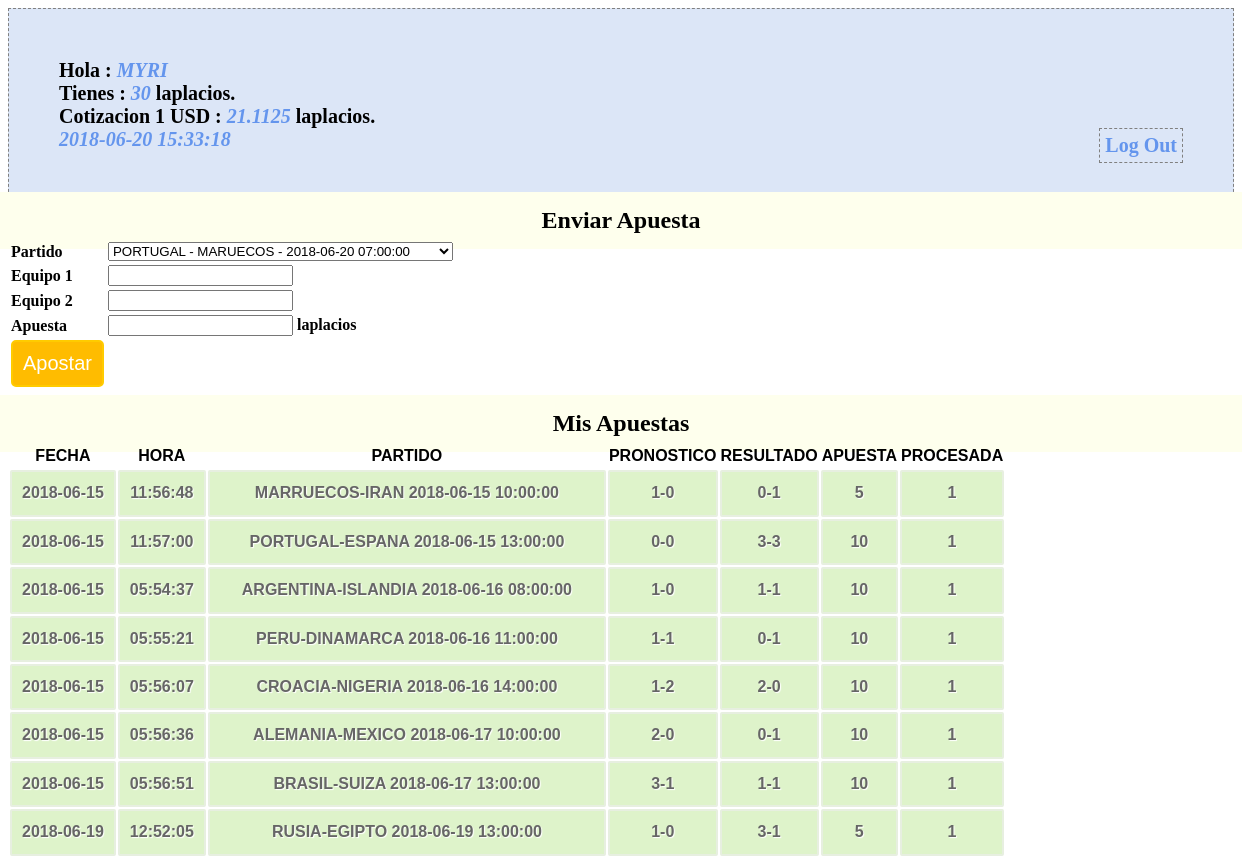
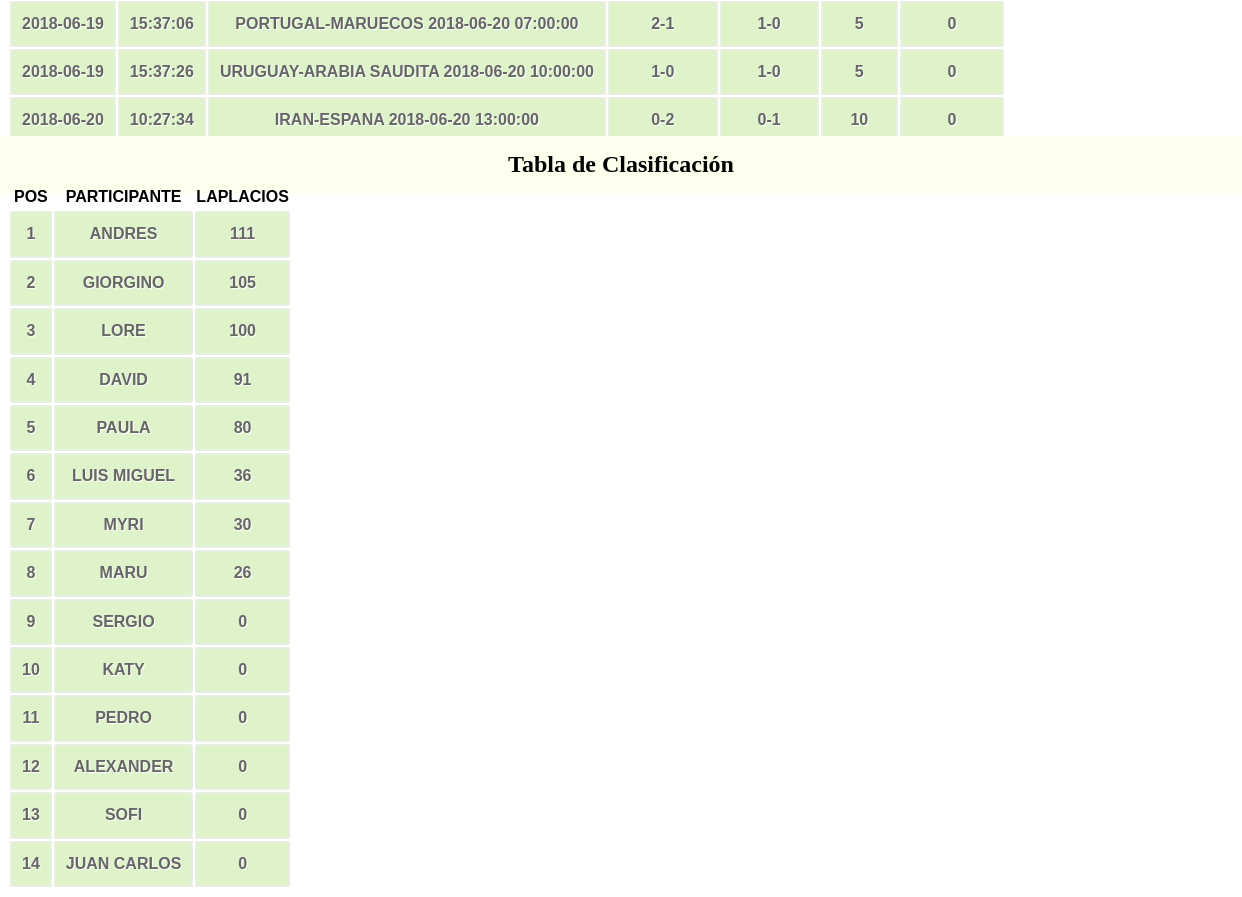
Screenshot of /profile.php (signed in) with the database file from the repository (2 pictures, top to bottom).
### tables this page shows
CREATE TABLE `participantes` (
  `id_participante` bigint(20) unsigned NOT NULL AUTO_INCREMENT COMMENT 'id participante',
  `nombre` varchar(60) NOT NULL COMMENT 'nombre participante',
  `saldo` int(11) NOT NULL COMMENT 'valor del saldo',
  `passwd` varchar(10) NOT NULL,
  PRIMARY KEY (`id_participante`),
  UNIQUE KEY `id_participante` (`id_participante`)
);

CREATE TABLE `banco_central_laplacio` (
  `total_laplacios` int(11) NOT NULL,
  `total_dolares` int(11) NOT NULL,
  `reserva` int(11) NOT NULL,
  `impresos` int(11) NOT NULL,
  `cotizacion` float NOT NULL
);

CREATE TABLE `apuestas` (
  `id_apuesta` bigint(20) unsigned NOT NULL AUTO_INCREMENT,
  `id_participante` bigint(20) NOT NULL,
  `id_partido` bigint(20) NOT NULL,
  `apuesta_equipo_1` int(11) NOT NULL,
  `apuesta_equipo_2` int(11) NOT NULL,
  `apuesta_valor` int(11) NOT NULL,
  `apuesta_fecha` date NOT NULL,
  `apuesta_hora` time NOT NULL,
  `procesada` tinyint(1) DEFAULT NULL,
  PRIMARY KEY (`id_apuesta`),
  UNIQUE KEY `id_apuesta` (`id_apuesta`)
);

CREATE TABLE `partidos` (
  `id_partido` bigint(20) unsigned NOT NULL AUTO_INCREMENT,
  `equipo_1` varchar(50) NOT NULL,
  `equipo_2` varchar(50) NOT NULL,
  `fecha` date NOT NULL,
  `hora` time NOT NULL,
  `resultado_equipo_1` int(11) DEFAULT NULL,
  `resultado_equipo_2` int(11) DEFAULT NULL,
  `revisado` tinyint(1) DEFAULT NULL,
  PRIMARY KEY (`id_partido`),
  UNIQUE KEY `id_partido` (`id_partido`)
);

### conn.php (called while the page is built, shortened)
<?php
$connection = mysql_connect("localhost", "laplacios2018", "");
$user_check=$_SESSION['login_user'];
$ses_sql=mysql_query("select id_participante,nombre,saldo from participantes where nombre='$user_check'", $connection);
$row = mysql_fetch_assoc($ses_sql);
$login_session =$row['nombre'];
$login_id = $row['id_participante'];
$login_saldo = $row['saldo'];
?>

### session.php (called while the page is built, shortened)
<?php
require_once('conn.php');
$current_date = date('Y-m-d');
$current_time = date('H:i:s');
$games_query=mysql_query("SELECT DISTINCT id_partido,equipo_1,equipo_2,fecha,hora FROM partidos WHERE fecha >= '$current_date' AND revisado='0'",$connection);
$bets_query=mysql_query("select * from apuestas where id_participante='$login_id'");
$leader_query= mysql_query("select nombre,saldo from participantes order by saldo desc");
$total_banco_prev_query = mysql_query("SELECT * FROM banco_central_laplacio WHERE 1");
$total_banco_prev_row = mysql_fetch_array($total_banco_prev_query);
?>

### profile.php (the view, shortened to what this page needs)
<?php
include('session.php');
?>
<!DOCTYPE html>
<html>
<head>
<link href="style.css" rel="stylesheet" type="text/css">
</head>
<body>
<div id="profile">
<b id="welcome">Hola : <i><?php echo $login_session;?></i></b><br/>
<b>Tienes : <i><?php echo $login_saldo;?></i> laplacios.</b><br/>
<b>Cotizacion 1 USD : <i><?php echo $total_banco_prev_row[4];?></i> laplacios.</b><br/>
<b><i><?php echo $current_date.' '.$current_time; ?></i>
<b id="logout"><a href="logout.php">Log Out</a></b>
</div>
<div>
  <h2>Enviar Apuesta</h2>
  <form id="form" name="form" method="post" action="">
  <table>
    <tr>
      <td>Partido</td>
      <td>
        <select name="id_partido">
          <?php
          while($game = mysql_fetch_array($games_query)) {
            $partido_name = $game[1] . " - " . $game[2] . " - " . $game[3] . " " . $game[4];
            echo '<option value="'.$game[0].'">'.$partido_name.'</option>';
          }
          echo "</select>";
          ?>
      </td>
    </tr>
    <tr>
      <td>Equipo 1</td>
      <td><input id="number" min="0" step="1" type="number" name="apuesta_equipo_1" /></td>
    </tr>
    <tr>
      <td>Equipo 2</td>
      <td><input id="number" min="0" step="1" type="number" name="apuesta_equipo_2" /></td>
    </tr>
    <tr>
      <td>Apuesta</td>
      <td><input id="number" min="0" step="1" type="number" name="apuesta_valor" /> laplacios</td>
    </tr>
    <tr>
      <td><input type="submit" name="submit" id="submit" value="Apostar" /></td>
    </tr>
  </table>
  </form>
</div>
<div class="">
  <h2>Mis Apuestas</h2>
  <table class="table1">
    <thead>
      <tr>
        <th>FECHA</th>
        <th>HORA</th>
        <th>PARTIDO</th>
        <th>PRONOSTICO</th>
        <th>RESULTADO</th>
        <th>APUESTA</th>
        <th>PROCESADA</th>
      </tr>
    </thead>
    <tbody>
    <?php
      while($bet = mysql_fetch_array($bets_query)){
        $g_query = mysql_query("select * from partidos where id_partido='$bet[2]'");
        $g_row = mysql_fetch_array($g_query);
        $match = $g_row[1].'-'.$g_row[2].' '.$g_row[3].' '.$g_row[4];
        $pron = $bet[3].'-'.$bet[4];
        $resultado = $g_row[5].'-'.$g_row[6];
        echo '<tr><td>'.$bet[6].'</td>'.'<td>'.$bet[7].'</td>'.'<td>'.$match.'</td>'.'<td>'.$pron.'</td><td>'.$resultado.'</td><td>'.$bet[5].'</td><td>'.$bet[8].'</td></tr>';
      }
    ?>
    </tbody>
  </table>
</div>
<div class="">
  <h2>Tabla de Clasificación</h2>
  <table class="table1">
    <thead>
      <tr>
        <th>POS</th>
        <th>PARTICIPANTE</th>
        <th>LAPLACIOS</th>
      </tr>
    </thead>
    <tbody>
      <?php
      $indice=1;
      while ($participant = mysql_fetch_array($leader_query)){
        echo '<tr><td>'.$indice.'</td><td>'.$participant[0].'</td><td>'.$participant[1].'</td></tr>';
        $indice = $indice+1;
      }
      ?>
    </tbody>
  </table>
</div>
</body>

### style.css (style rules this page uses)
h2 { background-color:#FEFFED; text-align:center; border-radius:10px 10px 0 0; margin:-10px -40px; padding:15px }
input[type=submit] { width:100%; background-color:#FFBC00; color:#fff; border:2px solid #FFCB00; padding:10px; font-size:20px; cursor:pointer; border-radius:5px; margin-bottom:15px }
#profile { padding:50px; border:1px dashed grey; font-size:20px; background-color:#DCE6F7 }
#logout { float:right; padding:5px; border:dashed 1px gray }
a { text-decoration:none; color:#6495ed }
i { color:#6495ed }
table.table1 { font-family: "Trebuchet MS", sans-serif; font-size: 16px; font-weight: bold; line-height: 1.4em; font-style: normal; border-collapse:separate; }
.table1 tbody td { padding:10px; text-align:center; background-color:#DEF3CA; border: 2px solid #E7EFE0; -moz-border-radius:2px; -webkit-border-radius:2px; border-radius:2px; color:#666; text-shadow:1px 1px 1px #fff; }

### rows the page displays
participantes: nombre "MYRI", saldo "30"
banco_central_laplacio: cotizacion "21.1125"
apuestas: apuesta_fecha "2018-06-15", apuesta_hora "11:56:48", id_partido.hora "MARRUECOS-IRAN 2018-06-15 10:00:00", pron "1-0", id_partido.resultado_equipo_2 "0-1", apuesta_valor "5", procesada "1"
apuestas: apuesta_fecha "2018-06-15", apuesta_hora "11:57:00", id_partido.hora "PORTUGAL-ESPANA 2018-06-15 13:00:00", pron "0-0", id_partido.resultado_equipo_2 "3-3", apuesta_valor "10", procesada "1"
apuestas: apuesta_fecha "2018-06-15", apuesta_hora "05:54:37", id_partido.hora "ARGENTINA-ISLANDIA 2018-06-16 08:00:00", pron "1-0", id_partido.resultado_equipo_2 "1-1", apuesta_valor "10", procesada "1"
apuestas: apuesta_fecha "2018-06-15", apuesta_hora "05:55:21", id_partido.hora "PERU-DINAMARCA 2018-06-16 11:00:00", pron "1-1", id_partido.resultado_equipo_2 "0-1", apuesta_valor "10", procesada "1"
apuestas: apuesta_fecha "2018-06-15", apuesta_hora "05:56:07", id_partido.hora "CROACIA-NIGERIA 2018-06-16 14:00:00", pron "1-2", id_partido.resultado_equipo_2 "2-0", apuesta_valor "10", procesada "1"
apuestas: apuesta_fecha "2018-06-15", apuesta_hora "05:56:36", id_partido.hora "ALEMANIA-MEXICO 2018-06-17 10:00:00", pron "2-0", id_partido.resultado_equipo_2 "0-1", apuesta_valor "10", procesada "1"
apuestas: apuesta_fecha "2018-06-15", apuesta_hora "05:56:51", id_partido.hora "BRASIL-SUIZA 2018-06-17 13:00:00", pron "3-1", id_partido.resultado_equipo_2 "1-1", apuesta_valor "10", procesada "1"
apuestas: apuesta_fecha "2018-06-19", apuesta_hora "12:52:05", id_partido.hora "RUSIA-EGIPTO 2018-06-19 13:00:00", pron "1-0", id_partido.resultado_equipo_2 "3-1", apuesta_valor "5", procesada "1"
apuestas: apuesta_fecha "2018-06-19", apuesta_hora "15:37:06", id_partido.hora "PORTUGAL-MARUECOS 2018-06-20 07:00:00", pron "2-1", id_partido.resultado_equipo_2 "1-0", apuesta_valor "5", procesada "0"
apuestas: apuesta_fecha "2018-06-19", apuesta_hora "15:37:26", id_partido.hora "URUGUAY-ARABIA SAUDITA 2018-06-20 10:00:00", pron "1-0", id_partido.resultado_equipo_2 "1-0", apuesta_valor "5", procesada "0"
apuestas: apuesta_fecha "2018-06-20", apuesta_hora "10:27:34", id_partido.hora "IRAN-ESPANA 2018-06-20 13:00:00", pron "0-2", id_partido.resultado_equipo_2 "0-1", apuesta_valor "10", procesada "0"
participantes: nombre "ANDRES", saldo "111"
participantes: nombre "GIORGINO", saldo "105"
participantes: nombre "LORE", saldo "100"
participantes: nombre "DAVID", saldo "91"
participantes: nombre "PAULA", saldo "80"
participantes: nombre "LUIS MIGUEL", saldo "36"
participantes: nombre "MARU", saldo "26"
participantes: nombre "SERGIO", saldo "0"
participantes: nombre "KATY", saldo "0"
participantes: nombre "PEDRO", saldo "0"
participantes: nombre "ALEXANDER", saldo "0"
participantes: nombre "SOFI", saldo "0"
participantes: nombre "JUAN CARLOS", saldo "0"

### other values shown
$current_date "2018-06-20"
$current_time "15:33:18"
form field id_partido "PORTUGAL - MARUECOS - 2018-06-20 07:00:00"
